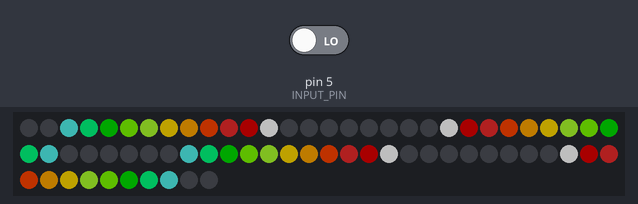
A sketch run on a simulated Arduino Mega 2560, built with avr-gcc and run on an emulated ATmega2560. Parts: 70 RGB LEDs in strip order, left to right, continuing on the next row. Inputs (shaded band) come from the test bench; at power-on: pin 5 (INPUT_PIN) LOW. Dim RGB values are drawn brighter than linear.

Above: at 1.2 s.
1.3 s: pin 5 (INPUT_PIN) driven HIGH
2.8 s: pin 5 (INPUT_PIN) driven LOW
At 3.45 s:
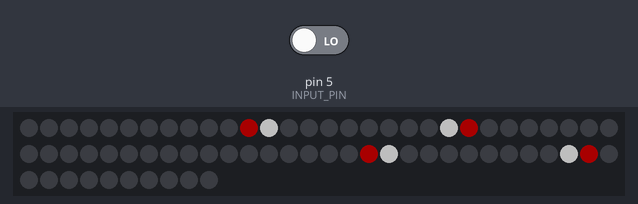
At 4.59 s:
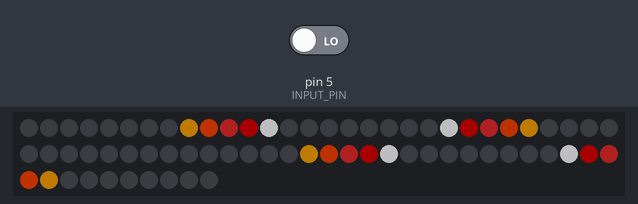
Timing chart, 0 to 6.1 s (numbered marks = the images above; inputs shaded):
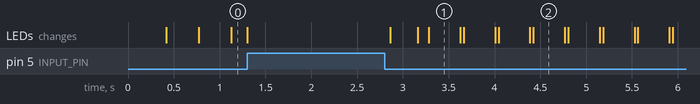

Measured:
- after the input at 2.8 s, the LEDs: first change after 0.06 s (image 1 shows a later state)

The sketch:

SpinningDisplayRGB.ino
```cpp
#include <TimeLib.h>
int LED_PINS[] = { 49, 50, 51, 52, 53, 54, 55, 56 };
int INPUT_PIN = 5;
int CUSTOM_CHAR_LENGTH = 7;
int LED_COUNT = 8;
int letterThickness = 0;
int letterSpacing = 0;

const unsigned char CUSTOM_CHAR[95][7] = {
  { 0x00, 0x00, 0x00, 0x00, 0x00, 0x00, 0x00 },  //   0x20 32
  { 0x00, 0x00, 0x6f, 0x00, 0x00, 0x00, 0x00 },  // ! 0x21 33
  { 0x00, 0x07, 0x00, 0x07, 0x00, 0x00, 0x00 },  // " 0x22 34
  { 0x14, 0x7f, 0x14, 0x7f, 0x14, 0x00, 0x00 },  // # 0x23 35
  { 0x00, 0x07, 0x04, 0x1e, 0x00, 0x00, 0x00 },  // $ 0x24 36
  { 0x23, 0x13, 0x08, 0x64, 0x62, 0x00, 0x00 },  // % 0x25 37
  { 0x36, 0x49, 0x56, 0x20, 0x50, 0x00, 0x00 },  // & 0x26 38
  { 0x00, 0x00, 0x07, 0x00, 0x00, 0x00, 0x00 },  // ' 0x27 39
  { 0x00, 0x1c, 0x22, 0x41, 0x00, 0x00, 0x00 },  // ( 0x28 40
  { 0x00, 0x41, 0x22, 0x1c, 0x00, 0x00, 0x00 },  // ) 0x29 41
  { 0x14, 0x08, 0x3e, 0x08, 0x14, 0x00, 0x00 },  // * 0x2a 42
  { 0x08, 0x08, 0x3e, 0x08, 0x08, 0x00, 0x00 },  // + 0x2b 43
  { 0x00, 0x50, 0x30, 0x00, 0x00, 0x00, 0x00 },  // , 0x2c 44
  { 0x08, 0x08, 0x08, 0x08, 0x08, 0x00, 0x00 },  // - 0x2d 45
  { 0x00, 0x60, 0x60, 0x00, 0x00, 0x00, 0x00 },  // . 0x2e 46
  { 0x20, 0x10, 0x08, 0x04, 0x02, 0x00, 0x00 },  // / 0x2f 47
  { 0x3e, 0x51, 0x49, 0x45, 0x3e, 0x00, 0x00 },  // 0 0x30 48
  { 0x00, 0x42, 0x7f, 0x40, 0x00, 0x00, 0x00 },  // 1 0x31 49
  { 0x42, 0x61, 0x51, 0x49, 0x46, 0x00, 0x00 },  // 2 0x32 50
  { 0x21, 0x41, 0x45, 0x4b, 0x31, 0x00, 0x00 },  // 3 0x33 51
  { 0x18, 0x14, 0x12, 0x7f, 0x10, 0x00, 0x00 },  // 4 0x34 52
  { 0x27, 0x45, 0x45, 0x45, 0x39, 0x00, 0x00 },  // 5 0x35 53
  { 0x3c, 0x4a, 0x49, 0x49, 0x30, 0x00, 0x00 },  // 6 0x36 54
  { 0x01, 0x71, 0x09, 0x05, 0x03, 0x00, 0x00 },  // 7 0x37 55
  { 0x36, 0x49, 0x49, 0x49, 0x36, 0x00, 0x00 },  // 8 0x38 56
  { 0x06, 0x49, 0x49, 0x29, 0x1e, 0x00, 0x00 },  // 9 0x39 57
  { 0x00, 0x36, 0x36, 0x00, 0x00, 0x00, 0x00 },  // : 0x3a 58
  { 0x00, 0x56, 0x36, 0x00, 0x00, 0x00, 0x00 },  // ; 0x3b 59
  { 0x08, 0x14, 0x22, 0x41, 0x00, 0x00, 0x00 },  // < 0x3c 60
  { 0x14, 0x14, 0x14, 0x14, 0x14, 0x00, 0x00 },  // = 0x3d 61
  { 0x00, 0x41, 0x22, 0x14, 0x08, 0x00, 0x00 },  // > 0x3e 62
  { 0x02, 0x01, 0x51, 0x09, 0x06, 0x00, 0x00 },  // ? 0x3f 63
  { 0x3e, 0x41, 0x5d, 0x49, 0x4e, 0x00, 0x00 },  // @ 0x40 64
  { 0x7e, 0x09, 0x09, 0x09, 0x7e, 0x00, 0x00 },  // A 0x41 65
  { 0x7f, 0x49, 0x49, 0x49, 0x36, 0x00, 0x00 },  // B 0x42 66
  { 0x3e, 0x41, 0x41, 0x41, 0x22, 0x00, 0x00 },  // C 0x43 67
  { 0x7f, 0x41, 0x41, 0x41, 0x3e, 0x00, 0x00 },  // D 0x44 68
  { 0x7f, 0x49, 0x49, 0x49, 0x41, 0x00, 0x00 },  // E 0x45 69
  { 0x7f, 0x09, 0x09, 0x09, 0x01, 0x00, 0x00 },  // F 0x46 70
  { 0x3e, 0x41, 0x49, 0x49, 0x7a, 0x00, 0x00 },  // G 0x47 71
  { 0x7f, 0x08, 0x08, 0x08, 0x7f, 0x00, 0x00 },  // H 0x48 72
  { 0x00, 0x41, 0x7f, 0x41, 0x00, 0x00, 0x00 },  // I 0x49 73
  { 0x20, 0x40, 0x41, 0x3f, 0x01, 0x00, 0x00 },  // J 0x4a 74
  { 0x7f, 0x08, 0x14, 0x22, 0x41, 0x00, 0x00 },  // K 0x4b 75
  { 0x7f, 0x40, 0x40, 0x40, 0x40, 0x00, 0x00 },  // L 0x4c 76
  { 0x7f, 0x02, 0x0c, 0x02, 0x7f, 0x00, 0x00 },  // M 0x4d 77
  { 0x7f, 0x04, 0x08, 0x10, 0x7f, 0x00, 0x00 },  // N 0x4e 78
  { 0x3e, 0x41, 0x41, 0x41, 0x3e, 0x00, 0x00 },  // O 0x4f 79
  { 0x7f, 0x09, 0x09, 0x09, 0x06, 0x00, 0x00 },  // P 0x50 80
  { 0x3e, 0x41, 0x51, 0x21, 0x5e, 0x00, 0x00 },  // Q 0x51 81
  { 0x7f, 0x09, 0x19, 0x29, 0x46, 0x00, 0x00 },  // R 0x52 82
  { 0x46, 0x49, 0x49, 0x49, 0x31, 0x00, 0x00 },  // S 0x53 83
  { 0x01, 0x01, 0x7f, 0x01, 0x01, 0x00, 0x00 },  // T 0x54 84
  { 0x3f, 0x40, 0x40, 0x40, 0x3f, 0x00, 0x00 },  // U 0x55 85
  { 0x0f, 0x30, 0x40, 0x30, 0x0f, 0x00, 0x00 },  // V 0x56 86
  { 0x3f, 0x40, 0x30, 0x40, 0x3f, 0x00, 0x00 },  // W 0x57 87
  { 0x63, 0x14, 0x08, 0x14, 0x63, 0x00, 0x00 },  // X 0x58 88
  { 0x07, 0x08, 0x70, 0x08, 0x07, 0x00, 0x00 },  // Y 0x59 89
  { 0x61, 0x51, 0x49, 0x45, 0x43, 0x00, 0x00 },  // Z 0x5a 90
  { 0x3c, 0x4a, 0x49, 0x29, 0x1e, 0x00, 0x00 },  // [ 0x5b 91
  { 0x02, 0x04, 0x08, 0x10, 0x20, 0x00, 0x00 },  // \ 0x5c 92
  { 0x00, 0x41, 0x7f, 0x00, 0x00, 0x00, 0x00 },  // ] 0x5d 93
  { 0x04, 0x02, 0x01, 0x02, 0x04, 0x00, 0x00 },  // ^ 0x5e 94
  { 0x40, 0x40, 0x40, 0x40, 0x40, 0x00, 0x00 },  // _ 0x5f 95
  { 0x00, 0x00, 0x03, 0x04, 0x00, 0x00, 0x00 },  // ` 0x60 96
  { 0x20, 0x54, 0x54, 0x54, 0x78, 0x00, 0x00 },  // a 0x61 97
  { 0x7f, 0x48, 0x44, 0x44, 0x38, 0x00, 0x00 },  // b 0x62 98
  { 0x38, 0x44, 0x44, 0x44, 0x20, 0x00, 0x00 },  // c 0x63 99
  { 0x38, 0x44, 0x44, 0x48, 0x7f, 0x00, 0x00 },  // d 0x64 100
  { 0x38, 0x54, 0x54, 0x54, 0x18, 0x00, 0x00 },  // e 0x65 101
  { 0x08, 0x7e, 0x09, 0x01, 0x02, 0x00, 0x00 },  // f 0x66 102
  { 0x0c, 0x52, 0x52, 0x52, 0x3e, 0x00, 0x00 },  // g 0x67 103
  { 0x7f, 0x08, 0x04, 0x04, 0x78, 0x00, 0x00 },  // h 0x68 104
  { 0x00, 0x44, 0x7d, 0x40, 0x00, 0x00, 0x00 },  // i 0x69 105
  { 0x20, 0x40, 0x44, 0x3d, 0x00, 0x00, 0x00 },  // j 0x6a 106
  { 0x00, 0x7f, 0x10, 0x28, 0x44, 0x00, 0x00 },  // k 0x6b 107
  { 0x00, 0x41, 0x7f, 0x40, 0x00, 0x00, 0x00 },  // l 0x6c 108
  { 0x7c, 0x04, 0x18, 0x04, 0x78, 0x00, 0x00 },  // m 0x6d 109
  { 0x7c, 0x08, 0x04, 0x04, 0x78, 0x00, 0x00 },  // n 0x6e 110
  { 0x38, 0x44, 0x44, 0x44, 0x38, 0x00, 0x00 },  // o 0x6f 111
  { 0x7c, 0x14, 0x14, 0x14, 0x08, 0x00, 0x00 },  // p 0x70 112
  { 0x08, 0x14, 0x14, 0x18, 0x7c, 0x00, 0x00 },  // q 0x71 113
  { 0x7c, 0x08, 0x04, 0x04, 0x08, 0x00, 0x00 },  // r 0x72 114
  { 0x48, 0x54, 0x54, 0x54, 0x20, 0x00, 0x00 },  // s 0x73 115
  { 0x04, 0x3f, 0x44, 0x40, 0x20, 0x00, 0x00 },  // t 0x74 116
  { 0x3c, 0x40, 0x40, 0x20, 0x7c, 0x00, 0x00 },  // u 0x75 117
  { 0x1c, 0x20, 0x40, 0x20, 0x1c, 0x00, 0x00 },  // v 0x76 118
  { 0x3c, 0x40, 0x30, 0x40, 0x3c, 0x00, 0x00 },  // w 0x77 119
  { 0x44, 0x28, 0x10, 0x28, 0x44, 0x00, 0x00 },  // x 0x78 120
  { 0x0c, 0x50, 0x50, 0x50, 0x3c, 0x00, 0x00 },  // y 0x79 121
  { 0x44, 0x64, 0x54, 0x4c, 0x44, 0x00, 0x00 },  // z 0x7a 122
  { 0x00, 0x08, 0x36, 0x41, 0x41, 0x00, 0x00 },  // { 0x7b 123
  { 0x00, 0x00, 0x7f, 0x00, 0x00, 0x00, 0x00 },  // | 0x7c 124
  { 0x41, 0x41, 0x36, 0x08, 0x00, 0x00, 0x00 },  // } 0x7d 125
  { 0xe, 0x1f, 0x3f, 0x7e, 0x3f, 0x1f, 0xe },    // <3 0x7e 126
};

char Display_String[] = "IEM P8~";

char colors[] = { 'C', 'Y', 'G', 'W', 'O', 'R' };
char current_color = 'R';

#include "FastLED.h"

byte bright = 250;  // luminosité des LEDs

int brightness = 80;

#define NUM_LEDS 70  // nombre de LEDs
#define PIN 4        // port de connexion ws2812b
#define CLOCK_PIN 6
CRGB leds[NUM_LEDS];

char color_rainbow[12] = { 'D', 'Z', 'I', 'X', 'T', 'U', 'H', 'P', 'M', 'L', 'K', 'J' };

void SwitchLed(int ledNb, bool value) {
  if (value == true) {
    leds[ledNb] = CRGB::Cyan;
  } else {
    leds[ledNb] = CRGB::Black;
  }
}

void SwitchLedColor(int ledNb, bool value, char color) {
  if (value == true) {
    switch (color) {
      case 'C':
        leds[ledNb] = CRGB::Cyan;
        break;
      case 'R':
        leds[ledNb] = CRGB::Red;
        break;
      case 'G':
        leds[ledNb] = CRGB::Green;
        break;
      case 'W':
        leds[ledNb] = CRGB::White;
        break;
      case 'Y':
        leds[ledNb] = CRGB::Yellow;
        break;
      case 'O':
        leds[ledNb] = CRGB::Orange;
        break;
      case 'D':
        leds[ledNb] = CRGB::DarkRed;
        break;
      case 'Z':
        leds[ledNb] = CRGB::FireBrick;
        break;
      case 'I':
        leds[ledNb] = CRGB::OrangeRed;
        break;
      case 'X':
        leds[ledNb] = CRGB::Orange;
        break;
      case 'T':
        leds[ledNb] = CRGB::Gold;
        break;
      case 'U':
        leds[ledNb] = CRGB::GreenYellow;
        break;
      case 'H':
        leds[ledNb] = CRGB::LawnGreen;
        break;
      case 'P':
        leds[ledNb] = CRGB::Green;
        break;
      case 'M':
        leds[ledNb] = CRGB::SpringGreen;
        break;
      case 'L':
        leds[ledNb] = CRGB::MediumTurquoise;
        break;
      case 'K':
        leds[ledNb] = CRGB::MidnightBlue;
        break;
      case 'J':
        leds[ledNb] = CRGB::Purple;
        break;
    }

  } else {
    leds[ledNb] = CRGB::Black;
  }
}

bool init_bool = false;


void setup() {
  Serial.begin(9600);

  // 144 leds strip
  FastLED.addLeds<APA102, PIN, CLOCK_PIN, BGR>(leds, NUM_LEDS);

  FastLED.setBrightness(brightness);
  pinMode(INPUT_PIN, INPUT);

  // for (int i = 0; i < 70; i++) {
  //   SwitchLedColor(i, true, 'G');
  // }

  // Switch off text leds
  SwitchLed(13, false);
  SwitchLed(14, false);
  SwitchLed(15, false);
  SwitchLed(16, false);
  SwitchLed(17, false);
  SwitchLed(18, false);
  SwitchLed(19, false);
  SwitchLed(20, false);
}

bool CompareInts(int A, int B) {
  return A == B;
}

bool GreaterThanInt(int A, int B) {
  return A > B;
}

bool ModuloTen(int A) {
  return A % 2 == 0;
}

int loop_number = 0;
int increment = 0;


void anim() {
  bool is_modulo = false;
  for (int i = 0; i < 70; i++) {
    int count1 = 11;
    int count2 = 22;
    int count3 = 47;
    int count4 = 58;
    if (CompareInts(i, 48) == true || CompareInts(i, 57) == true || CompareInts(i, 12) == true || CompareInts(i, 21) == true) {
      SwitchLedColor(i, true, 'W');
    }

    if (!CompareInts(i, 49) && !CompareInts(i, 50) && !CompareInts(i, 51) && !CompareInts(i, 52) && !CompareInts(i, 53) && !CompareInts(i, 54) && !CompareInts(i, 55) && !CompareInts(i, 56) && !CompareInts(i, 20) && !CompareInts(i, 13) && !CompareInts(i, 14) && !CompareInts(i, 15) && !CompareInts(i, 16) && !CompareInts(i, 17) && !CompareInts(i, 18) && !CompareInts(i, 19) && !CompareInts(i, 21) && !CompareInts(i, 12) && !CompareInts(i, 48) && !CompareInts(i, 57)) {
      if (ModuloTen(loop_number) == true) {
        SwitchLedColor(count1 - increment, true, color_rainbow[increment]);
        SwitchLedColor(count2 + increment, true, color_rainbow[increment]);
        SwitchLedColor(count3 - increment, true, color_rainbow[increment]);
        SwitchLedColor(count4 + increment, true, color_rainbow[increment]);
        is_modulo = true;
      }
    }
  }
  if (is_modulo)
    increment += 1;
  if (GreaterThanInt(increment, 12) == true) {
    increment = 0;
    int increment2 = 0;
    for (int i = 0; i < 70; i++) {
      SwitchLed(i, false);
    }
  }
}

void loop() {

  while (digitalRead(INPUT_PIN) != 0) {
    // Le capteur ne detecte rien
  }

  anim();

  // le capteur a détecté quelque chose
  for (int a = sizeof(Display_String) - 1; a > -1; a--) {
    PRINT_STRING(Display_String[a]);
  }

  loop_number += 1;
  if (loop_number > 120)
    loop_number = 0;
}

char color_char = 'C';

void PRINT_STRING(char data) {

  if (GreaterThanInt(32, data) == true || GreaterThanInt(32, data) == true) {
    data = 32;
  }
  data -= 32;

  int data_int = data;

  // Lettre
  for (int x = CUSTOM_CHAR_LENGTH - 1; x > -1; x--) {
    byte temp_data = CUSTOM_CHAR[data][x];

    if (CompareInts(data_int, 94) == true) {
      color_char = 'R';
    } else {
      color_char = 'C';
    }

    // Barre de lettre
    for (int y = 0; y < LED_COUNT; y++) {
      SwitchLedColor(LED_PINS[y], bitRead(temp_data, y), color_char);
    }
    FastLED.setBrightness(brightness);
    FastLED.show();
    // Epaisseur des lettres
    delayMicroseconds(letterThickness);
  }

  delayMicroseconds(letterSpacing);
}
```
